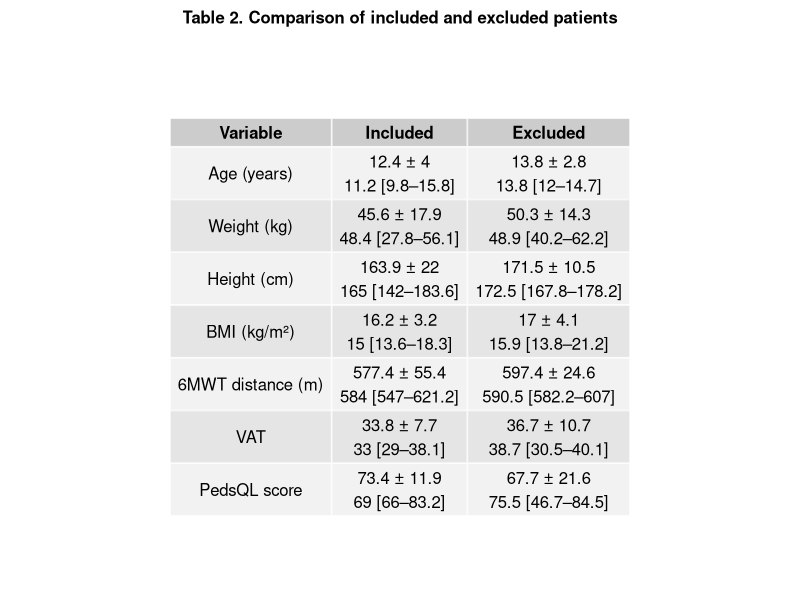

Write the R code that produced this figure.
## ---- chunk 1
knitr::opts_chunk$set(echo = TRUE, warning = FALSE, message = FALSE)
## ---- chunk 2
# Load package
library(readxl)

# Import datasets
included_data <- read_excel("data/data_clean.xlsx")
excluded_data <- read_excel("data/data_excluded.xlsx")

# Check structure
str(included_data)
str(excluded_data)
## ---- chunk 3
# Fix type for excluded data
excluded_data$`6minwt_distance_traveled_m_after` <- as.numeric(excluded_data$`6minwt_distance_traveled_m_after`)
excluded_data$vat_after <- as.numeric(excluded_data$vat_after)
excluded_data$pedsql_totalself_after <- as.numeric(excluded_data$pedsql_totalself_after)
## ---- chunk 4

# Load packages
library(gridExtra)
library(grid)

# Functions

# Mean ± SD
mean_sd <- function(x) {
  paste0(
    round(mean(x, na.rm = TRUE), 1), " ± ",
    round(sd(x, na.rm = TRUE), 1)
  )
}

# Median [IQR]
median_iqr <- function(x) {
  paste0(
    round(median(x, na.rm = TRUE), 1), " [",
    round(quantile(x, 0.25, na.rm = TRUE), 1), "–",
    round(quantile(x, 0.75, na.rm = TRUE), 1), "]"
  )
}

# Variables

vars <- c("age", "weight_kg", "height_cm", "bmi_kg_cm2",
          "6minwt_distance_traveled_m_before","vat_before",
          "pedsql_totalself_before")

# Build clean table

table_final <- data.frame(
  Variable = vars,
  Included = paste0(
    sapply(included_data[vars], mean_sd), "\n",
    sapply(included_data[vars], median_iqr)
  ),
  Excluded = paste0(
    sapply(excluded_data[vars], mean_sd), "\n",
    sapply(excluded_data[vars], median_iqr)
  )
)

# Remove row names
rownames(table_final) <- NULL

# Rename variables 
table_final$Variable <- c(
  "Age (years)",
  "Weight (kg)",
  "Height (cm)",
  "BMI (kg/m²)",
  "6MWT distance (m)",
  "VAT",
  "PedsQL score"
)

# Display table in RMarkdown
table_final

# Export to PDF

pdf("figures/Table_2_Comparison_Included_Excluded.pdf", width = 8, height = 7)

grid.arrange(
  textGrob(
    "Table 2. Comparison of included and excluded patients",
    gp = gpar(fontsize = 12, fontface = "bold")
  ),
  tableGrob(table_final, rows = NULL),
  ncol = 1,
  heights = c(0.3, 5) 
)
dev.off()
## ---- chunk 5

# Paired Wilcoxon test
wilcox_test <- wilcox.test(
  included_data$`6minwt_distance_traveled_m_before`,
  included_data$`6minwt_distance_traveled_m_after`,
  paired = TRUE
)

wilcox_test
